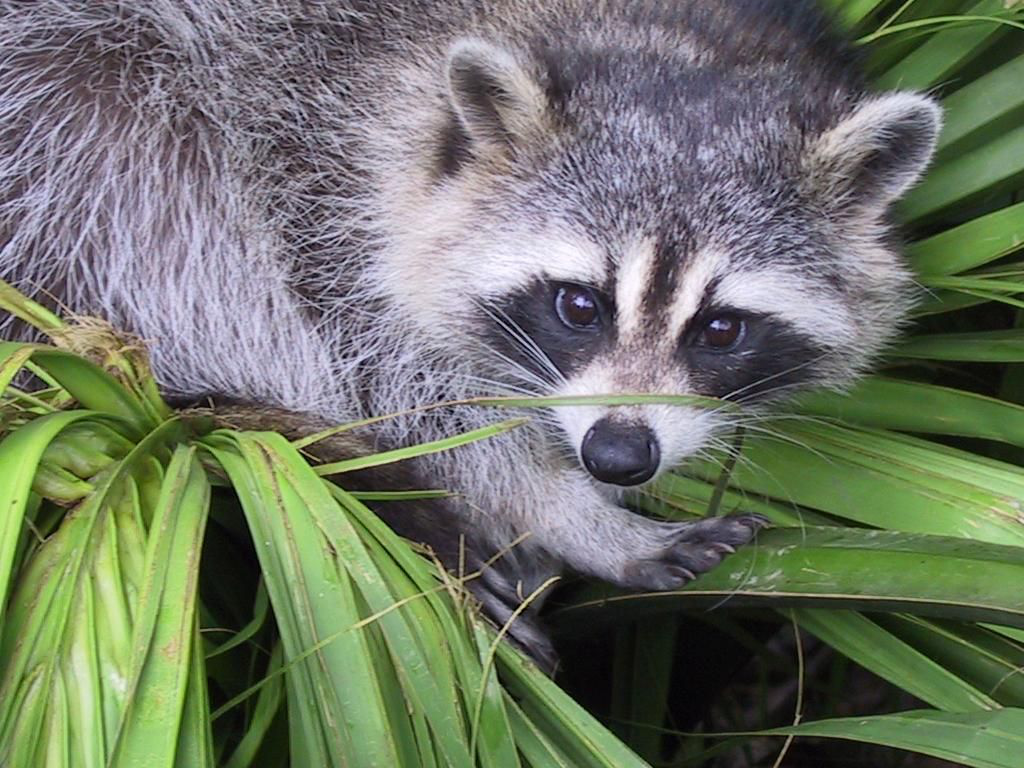
#> input picture day2/image.png, 1024 x 768 px
$ jupyter execute --allow-errors 'Numpy Pandas Tutorial.ipynb'
#> lines starting #> are read from the running program, lines starting #| are printed output that depends on the picture
# Numpy , Pandas Tutorial

[cell 1]
import numpy as np # loading library

[cell 2]
#Create the numpy array
a = np.array([1,2,3,4,5])
print(type(a))

### Comparing the size of list and size of numpy array

[cell 3]
b = [1,2,3,4,5] #python list

[cell 4]
import sys
sys.getsizeof(1)* len(a) #memory occupied by list

[cell 5]
a.itemsize * a.size #total size occupied by numpy array

[cell 6]
a.ndim

[cell 7]
# defining datatype while creating array (to save more memory)
arr= np.array([1,2,3,4] , dtype='int8')   #int32
print(arr.itemsize * arr.size)

[cell 8]
#shape of numpy array
a.shape

[cell 9]
#how to access the elements
c = np.array([45,89,56,23,7])
print(c[2]) # accessing value at index 2
c[2] = 78 #modifying value in numpy array
print(c)

[cell 10]
d= np.array([[1,2,3,4],[5,6,7,8],[9,10,11,12]]) #multiple dimensional array

[cell 11]
d

### indexing in array/matrix

[cell 12]
d[1][2]  # accessing specific elements in matrix

[cell 13]
d[:,2]

[cell 14]
d[0:2 , 1:-1]

[cell 15]
d[:,2] = [5,3,6]
d

## functions in numpy
### zeros , ones , full

[cell 16]
np.zeros((4,3))

[cell 17]
np.ones((6,8))

[cell 18]
np.full((5,5),8)

[cell 19]
# how to create copy of numpy array
c = d.copy()
c = d
c[1,3]= 48
c

[cell 20]
d

## Activity... Create following matrix with numpy functions

[cell 21]
# activity
s=[[23,23,23,23,23,23,23],[23,1 ,1 ,1 ,1 ,1,23],[23,1 ,0 ,0 ,0 ,1 ,23],[23,1 ,0 ,67,0 ,1 ,23],[23,1 ,0 ,0 ,0 ,1 ,23],[23,1 ,1 ,1 ,1 ,1 ,23],[23,23,23,23,23,23,23]]

[cell 22]
s

[cell 23]
import numpy as np
d = np.array([])
d = np.full((7,7),23)
o = np.ones((5,5))
z = np.zeros((3,3))
z[1,1]=67
o[1:-1 , 1:-1] =z
d[1:-1 , 1:-1] = o
print(d)
# print(o)
# print(z)

[cell 24]
from skimage import io
image = io.imread('image.png') # loading image
#> image is the input picture: shape (768, 1024, 3); mean R, G, B 110.7, 117.7, 102.1

[cell 25]
type(image)

[cell 26]
import matplotlib.pyplot as plt
plt.imshow(image)

[cell 27]
image.shape
#> Out = (768, 1024, 3)

[cell 28]
plt.imshow(image[::-1]) # reverse image
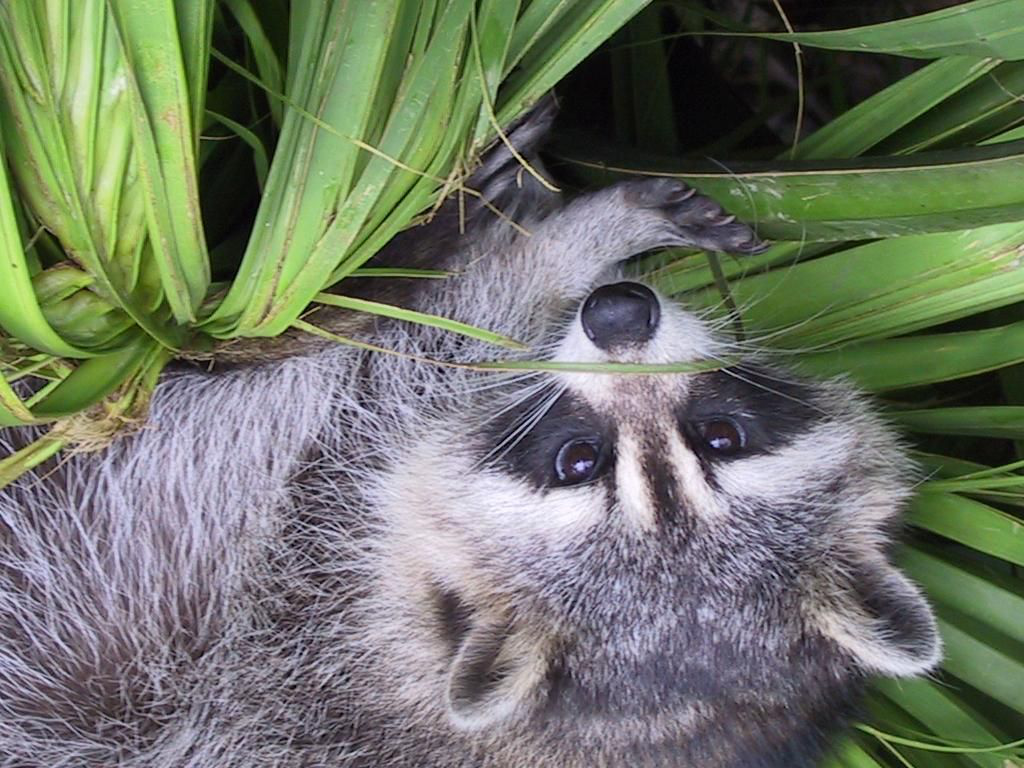
#> shown: shape (768, 1024, 3); mean R, G, B 110.7, 117.7, 102.1

[cell 29]
plt.imshow(image[: , ::-1]) # mirror image
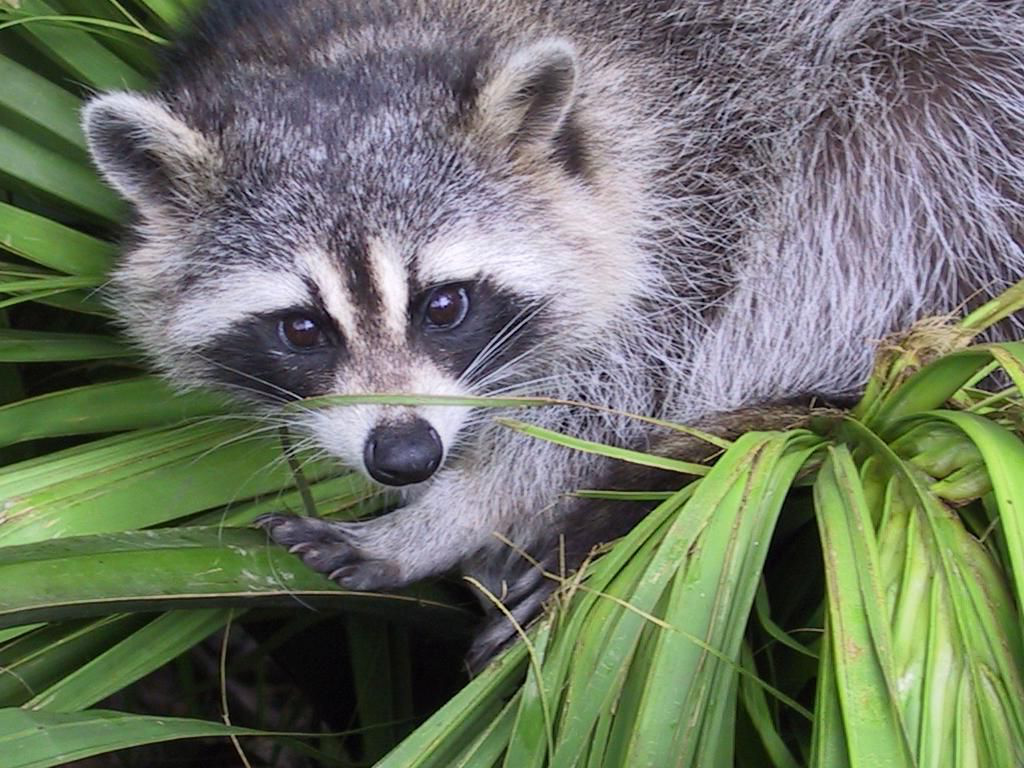
#> shown: shape (768, 1024, 3); mean R, G, B 110.7, 117.7, 102.1

[cell 30]
plt.imshow(image[100:600, 240:700]) # crop image
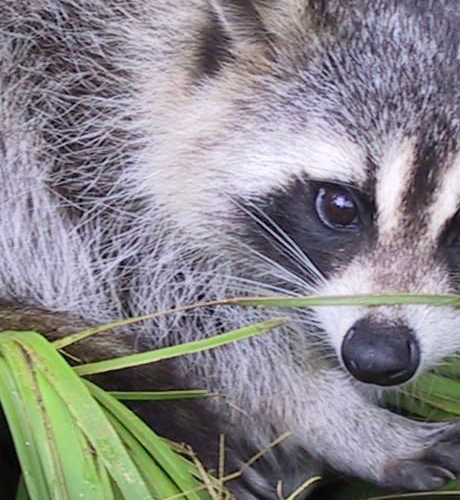
#> shown: shape (500, 460, 3); mean R, G, B 137.1, 135.2, 138.2

[cell 31]
plt.imsave('test.png', image[100:600 , 240:700], cmap = plt.cm.gray) # saving image

[cell 32]
image.shape
#> Out = (768, 1024, 3)

[cell 33]
plt.imshow(image[: , : , 2]) # specific channel
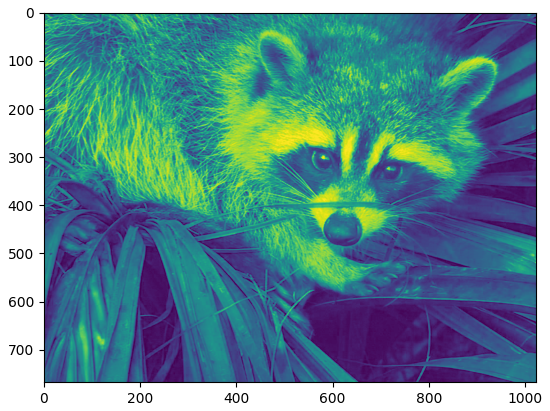
#> figure drawn by matplotlib, 1 panel
